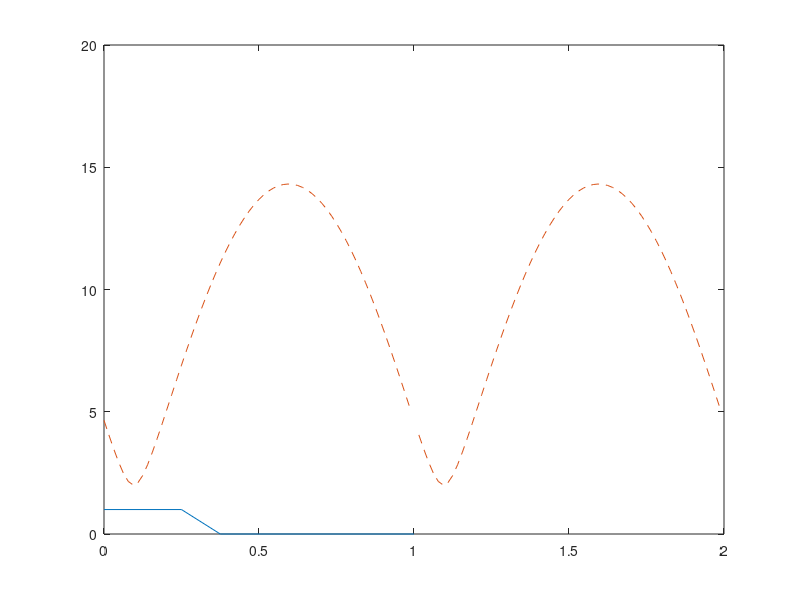

Recreate this plot in MATLAB.
clear;clc;close all;
Fs = 8000;wp=1000*2/Fs;
ws = 1500*2/Fs;
wpa = 1000*2*pi; wsa = 1500*2*pi;
Rp=0.5; Rs=30;
f=[0 wp ws 1];
m = [1 1 0 0];
[b,a]=freqz(10,f,m);
[h,w]=freqz(b,a,128);
plot(f,m,w/pi,abs(h),'--')